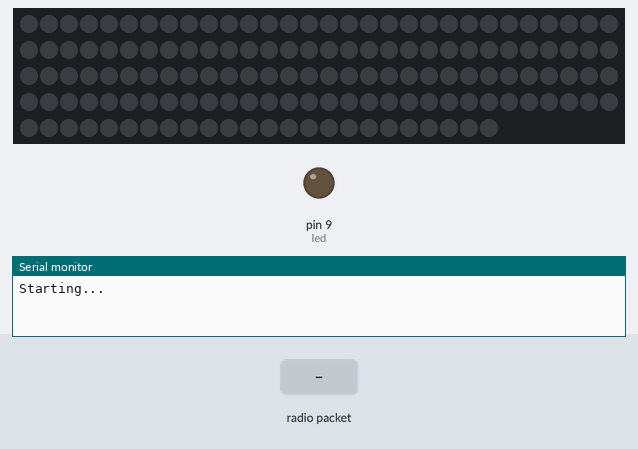
Simulated run of this sketch. Board: Arduino Uno, built with avr-gcc and run on an emulated ATmega328P. Parts: 144 RGB LEDs in strip order, left to right, continuing on the next row, output pins drawn as LEDs (lit = HIGH), the last lines printed to the serial monitor. The inputs (shaded band) are chosen by the test bench. Dim RGB values are drawn brighter than linear; no radio packets arrive unless stated.

Above: at 1.2 s.
1.3 s: radio packet "A" arrives
At 1.9 s:
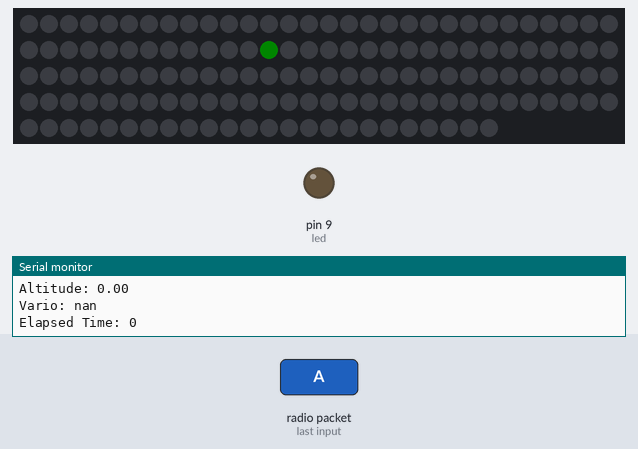
2.8 s: radio packet "5" arrives
At 3.5 s:
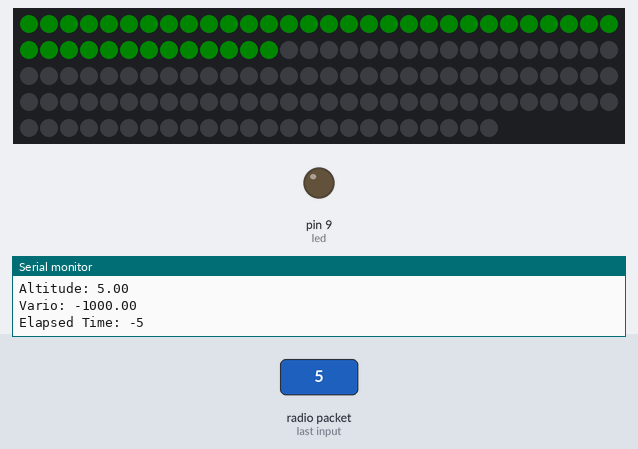
Timing chart, 0 to 5.8 s (numbered marks = the images above; inputs shaded):
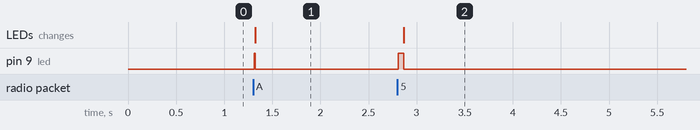

The sketch:

wing_console.ino
```cpp
// rf95_server.pde
// -*- mode: C++ -*-
// Example sketch showing how to create a simple messageing server
// with the RH_RF95 class. RH_RF95 class does not provide for addressing or
// reliability, so you should only use RH_RF95  if you do not need the higher
// level messaging abilities.
// It is designed to work with the other example rf95_client
// Tested with Anarduino MiniWirelessLoRa, Rocket Scream Mini Ultra Pro with
// the RFM95W, Adafruit Feather M0 with RFM95

#include <SPI.h>
#include <RH_RF95.h>
#include <Adafruit_DotStar.h>

// Singleton instance of the radio driver
//RH_RF95 rf95;
//RH_RF95 rf95(5, 2); // Rocket Scream Mini Ultra Pro with the RFM95W
RH_RF95 rf95(8, 3); // Adafruit Feather M0 with RFM95

#define RF95_FREQ 915.0

// Need this on Arduino Zero with SerialUSB port (eg RocketScream Mini Ultra Pro)
//#define Serial SerialUSB

#define NUMPIXELS 144
#define DATAPIN    5
#define CLOCKPIN   6
Adafruit_DotStar strip = Adafruit_DotStar(
  NUMPIXELS, DATAPIN, CLOCKPIN, DOTSTAR_BRG);

int led = 9;
int grnd = -1;

void setup()
{
  // Rocket Scream Mini Ultra Pro with the RFM95W only:
  // Ensure serial flash is not interfering with radio communication on SPI bus
//  pinMode(4, OUTPUT);
//  digitalWrite(4, HIGH);

  pinMode(led, OUTPUT);
  Serial.begin(9600);
  //while (!Serial) ; // Wait for serial port to be available
  Serial.println("Starting...");
  if (!rf95.init())
    Serial.println("init failed");
  rf95.setTxPower(23, false);
  // Defaults after init are 434.0MHz, 13dBm, Bw = 125 kHz, Cr = 4/5, Sf = 128chips/symbol, CRC on

  // The default transmitter power is 13dBm, using PA_BOOST.
  // If you are using RFM95/96/97/98 modules which uses the PA_BOOST transmitter pin, then
  // you can set transmitter powers from 5 to 23 dBm:
//  driver.setTxPower(23, false);
  // If you are using Modtronix inAir4 or inAir9,or any other module which uses the
  // transmitter RFO pins and not the PA_BOOST pins
  // then you can configure the power transmitter power for -1 to 14 dBm and with useRFO true.
  // Failure to do that will result in extremely low transmit powers.
//  driver.setTxPower(14, true);

  strip.begin(); // Initialize pins for output
  strip.show();  // Turn all LEDs off ASAP
  strip.setBrightness(8);
}

int center_led = 42;
float last = 0;
long pts = 0; // Previous Time Stamp

void loop()
{

  if (rf95.available())
  {
    // Should be a message for us now
    uint8_t buf[RH_RF95_MAX_MESSAGE_LEN];
    uint8_t len = sizeof(buf);
    if (rf95.recv(buf, &len))
    {
      strip.setPixelColor(center_led, 0, 255, 0);
      strip.show();
      digitalWrite(led, HIGH);
//      RH_RF95::printBuffer("request: ", buf, len);
      //Serial.print("got request: ");

      String msg = (char*)buf;
      int idx_A = msg.indexOf("A");
      int idx_P = msg.indexOf("P");
      int idx_T = msg.indexOf("T");
      int idx_S = msg.indexOf("S"); // Time Stamp
      float alt = msg.substring(idx_A+1,idx_P).toFloat();
      float tmp = msg.substring(idx_T+1, idx_S).toFloat();
      int ts = msg.substring(idx_S+1).toInt();

      int elapsed = pts-ts;

      if (grnd == -1) {
        grnd = alt;
        last = alt;
      }

      float vario = (alt - last)*1000/elapsed;
      int leds = abs(8 * vario);

      //reset
      for (int i = center_led-1; i >= 0; i--) {
          strip.setPixelColor(i, 0, 0, 0);
      }

      if (vario >= 0) {
        for (int i = center_led-1; i > center_led-leds; i--) {
          strip.setPixelColor(i, 0, 0, 255);
        }
      } else {
        for (int i = center_led-1; i > center_led-leds; i--) {
          strip.setPixelColor(i, 0, 255, 0);
        }
      }
      strip.show();
      last = alt;

      Serial.print("Altitude: ");
      Serial.println(alt-grnd);

      Serial.print("Vario: ");
      Serial.println(vario);


      Serial.print("Elapsed Time: ");
      Serial.println(elapsed);
      pts = ts;

      digitalWrite(led, LOW);
    }
    else
    {
      Serial.println("recv failed");
      strip.setPixelColor(center_led, 0, 0, 0);
      strip.show();
    }
  }
}
```

Measured:
- after the input at 1.3 s, pin 9 (led): LOW → HIGH at once, → LOW 0.01 s later; the LEDs: change at once (image 1)
- after the input at 2.8 s, pin 9 (led): LOW → HIGH at once, → LOW 0.05 s later; the LEDs: change after 0.06 s (image 2)
